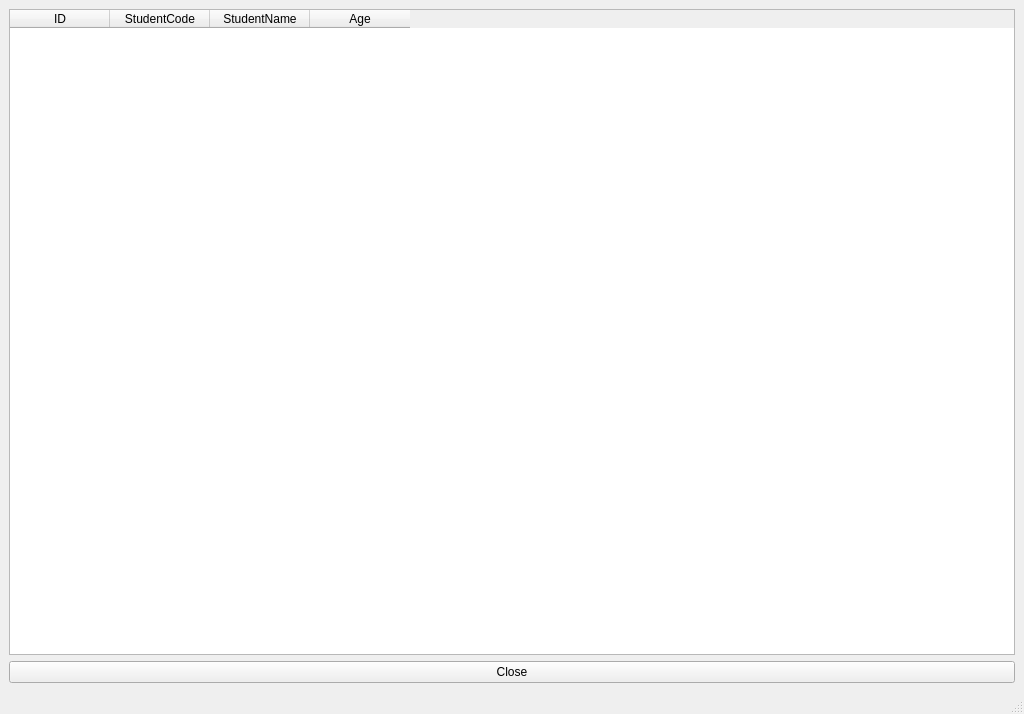
<?xml version="1.0" encoding="UTF-8"?>
<ui version="4.0">
 <class>MainWindow</class>
 <widget class="QMainWindow" name="MainWindow">
  <property name="geometry">
   <rect>
    <x>0</x>
    <y>0</y>
    <width>1024</width>
    <height>714</height>
   </rect>
  </property>
  <property name="windowTitle">
   <string>MainWindow</string>
  </property>
  <widget class="QWidget" name="centralwidget">
   <layout class="QHBoxLayout" name="horizontalLayout">
    <item>
     <layout class="QVBoxLayout" name="verticalLayout">
      <item>
       <widget class="QTableWidget" name="tableWidget">
        <column>
         <property name="text">
          <string>ID</string>
         </property>
        </column>
        <column>
         <property name="text">
          <string>StudentCode</string>
         </property>
        </column>
        <column>
         <property name="text">
          <string>StudentName</string>
         </property>
        </column>
        <column>
         <property name="text">
          <string>Age</string>
         </property>
        </column>
       </widget>
      </item>
      <item>
       <widget class="QPushButton" name="pushButton">
        <property name="text">
         <string>Close</string>
        </property>
       </widget>
      </item>
     </layout>
    </item>
   </layout>
  </widget>
  <widget class="QMenuBar" name="menubar">
   <property name="geometry">
    <rect>
     <x>0</x>
     <y>0</y>
     <width>1024</width>
     <height>26</height>
    </rect>
   </property>
  </widget>
  <widget class="QStatusBar" name="statusbar"/>
 </widget>
 <resources/>
 <connections>
  <connection>
   <sender>pushButton</sender>
   <signal>clicked()</signal>
   <receiver>MainWindow</receiver>
   <slot>close()</slot>
   <hints>
    <hint type="sourcelabel">
     <x>511</x>
     <y>662</y>
    </hint>
    <hint type="destinationlabel">
     <x>511</x>
     <y>356</y>
    </hint>
   </hints>
  </connection>
 </connections>
</ui>
